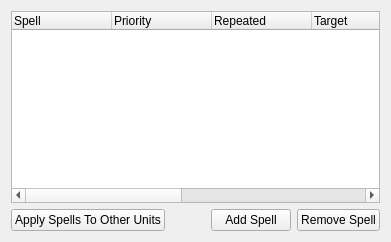
              <widget class="QWidget" name="tab_4">
               <attribute name="title">
                <string>Spells</string>
               </attribute>
               <layout class="QVBoxLayout" name="verticalLayout_16">
                <item>
                 <widget class="QTreeWidget" name="treeWidget">
                  <column>
                   <property name="text">
                    <string>Spell</string>
                   </property>
                  </column>
                  <column>
                   <property name="text">
                    <string>Priority</string>
                   </property>
                  </column>
                  <column>
                   <property name="text">
                    <string>Repeated</string>
                   </property>
                  </column>
                  <column>
                   <property name="text">
                    <string>Target</string>
                   </property>
                  </column>
                  <column>
                   <property name="text">
                    <string>Initial Cooldown</string>
                   </property>
                   <property name="toolTip">
                    <string>&lt;html&gt;&lt;head/&gt;&lt;body&gt;&lt;p&gt;A value of &lt;span style=&quot; font-weight:600;&quot;&gt;-1 &lt;/span&gt;indicates that the default spell cooldown should be used. Value is in &lt;span style=&quot; font-weight:600;&quot;&gt;milliseconds&lt;/span&gt;.&lt;/p&gt;&lt;/body&gt;&lt;/html&gt;</string>
                   </property>
                  </column>
                  <column>
                   <property name="text">
                    <string>Cooldown</string>
                   </property>
                  </column>
                  <column>
                   <property name="text">
                    <string>Range</string>
                   </property>
                  </column>
                  <column>
                   <property name="text">
                    <string>Probability</string>
                   </property>
                  </column>
                 </widget>
                </item>
                <item>
                 <layout class="QHBoxLayout" name="horizontalLayout_5">
                  <item>
                   <widget class="QPushButton" name="copyUnitSpellsButton">
                    <property name="text">
                     <string>Apply Spells To Other Units</string>
                    </property>
                   </widget>
                  </item>
                  <item>
                   <spacer name="horizontalSpacer_2">
                    <property name="orientation">
                     <enum>Qt::Horizontal</enum>
                    </property>
                    <property name="sizeHint" stdset="0">
                     <size>
                      <width>40</width>
                      <height>20</height>
                     </size>
                    </property>
                   </spacer>
                  </item>
                  <item>
                   <widget class="QPushButton" name="addUnitSpellButton">
                    <property name="text">
                     <string>Add Spell</string>
                    </property>
                   </widget>
                  </item>
                  <item>
                   <widget class="QPushButton" name="removeUnitSpellButton">
                    <property name="text">
                     <string>Remove Spell</string>
                    </property>
                   </widget>
                  </item>
                 </layout>
                </item>
               </layout>
              </widget>
